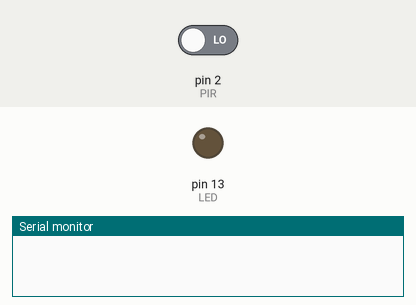
This sketch was run on a simulated Arduino Uno, built with avr-gcc and run on an emulated ATmega328P. Shown: output pins drawn as LEDs (lit = HIGH), the last lines printed to the serial monitor. Inputs (shaded band) come from the test bench; at power-on: pin 2 (PIR) LOW.

Above: at 1.2 s.
1.3 s: pin 2 (PIR) driven HIGH
At 2.1 s:
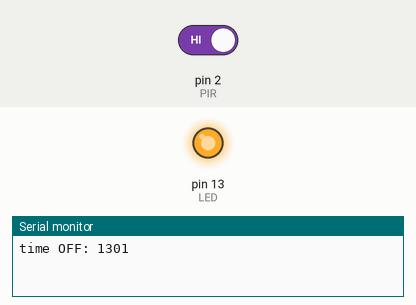
2.8 s: pin 2 (PIR) driven LOW
At 3.3 s:
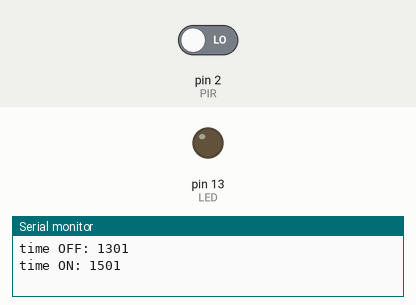
Timing chart, 0 to 5.8 s (numbered marks = the images above; inputs shaded):
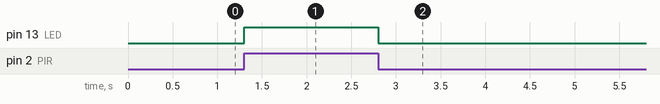

Measured:
- after the input at 1.3 s, pin 13 (LED): LOW → HIGH at once
- after the input at 2.8 s, pin 13 (LED): HIGH → LOW at once

The sketch:

PIR_test_1.ino
```cpp
#define PIR 2
#define LED 13

unsigned long on_start_t = 0;
unsigned long on_end_t = 0;
unsigned long off_start_t = 0;
unsigned long off_end_t = 0;

bool currValue = false;
bool prevValue = false;


// SETUP ////////////////////////////////////////
void setup()
{
  Serial.begin(9600);
  pinMode(PIR,INPUT);
  pinMode(LED, OUTPUT);
  digitalWrite(LED,LOW);
}


// LOOP /////////////////////////////////////////
void loop()
{
  currValue = digitalRead(PIR);


  if(currValue != prevValue )
  {

    if(currValue)
    {
      on_start_t = off_end_t = millis();
      Serial.print("time OFF: ");
      Serial.println(off_end_t - off_start_t);
      digitalWrite(LED,HIGH);
    }
    else
    {
      on_end_t = off_start_t = millis();
      Serial.print("\ntime ON: ");
      Serial.println(on_end_t - on_start_t);
      digitalWrite(LED,LOW);
    }
    prevValue = currValue;
  }
  delay(10);
}
```
